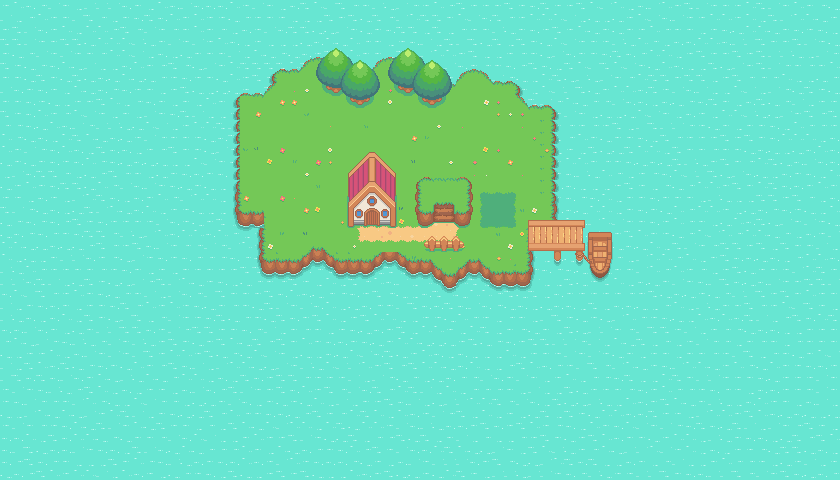

Tiled map render using the project's own tile images. Description and the map definition, with tile-layer contents summarised, below:
An orthogonal 70x40 tile map with 12x12 px tiles, 11 tile layers (Water, Island, Paths, Plateau, ...), 2 hidden layers not drawn, 2 tilesets.

<map version="1.10" tiledversion="1.10.2" orientation="orthogonal" renderorder="right-down" width="70" height="40" tilewidth="12" tileheight="12" infinite="0" nextlayerid="14" nextobjectid="1">
 <tileset firstgid="1" source="Pokemon Style.tsx" />
 <tileset firstgid="1025" source="CollisionTileset.tsx" />
 <layer id="1" name="Water" width="70" height="40">
  <data>[2800 cells, 2800 non-empty, 9 distinct tile ids]</data>
 </layer>
 <layer id="2" name="Island" width="70" height="40">
  <data>[2800 cells, 542 non-empty, 101 distinct tile ids]</data>
 </layer>
 <layer id="7" name="Paths" width="70" height="40">
  <data>[2800 cells, 27 non-empty, 9 distinct tile ids]</data>
 </layer>
 <layer id="3" name="Plateau" width="70" height="40">
  <data>[2800 cells, 36 non-empty, 36 distinct tile ids]</data>
 </layer>
 <layer id="4" name="House" width="70" height="40">
  <data>[2800 cells, 52 non-empty, 48 distinct tile ids]</data>
 </layer>
 <layer id="5" name="Trees" width="70" height="40">
  <data>[2800 cells, 40 non-empty, 20 distinct tile ids]</data>
 </layer>
 <layer id="6" name="Trees 1" width="70" height="40">
  <data>[2800 cells, 40 non-empty, 20 distinct tile ids]</data>
 </layer>
 <layer id="8" name="Grass and Flowers" width="70" height="40">
  <data>[2800 cells, 70 non-empty, 29 distinct tile ids]</data>
 </layer>
 <layer id="11" name="Battle Patch" width="70" height="40">
  <data>[2800 cells, 9 non-empty, 9 distinct tile ids]</data>
 </layer>
 <layer id="9" name="Fence" width="70" height="40">
  <data>[2800 cells, 8 non-empty, 8 distinct tile ids]</data>
 </layer>
 <layer id="10" name="Dock" width="70" height="40">
  <data>[2800 cells, 48 non-empty, 48 distinct tile ids]</data>
 </layer>
 <layer id="12" name="Collisions" width="70" height="40" visible="0" opacity="0.52">
  <data>[2800 cells, 117 non-empty, 1 distinct tile ids]</data>
 </layer>
 <layer id="13" name="Foreground Objects" width="70" height="40" visible="0">
  <data>[2800 cells, 12 non-empty, 12 distinct tile ids]</data>
 </layer>
</map>
